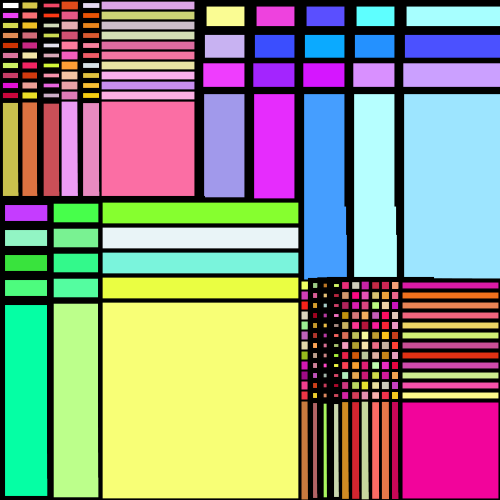
Frame 1 (no input)
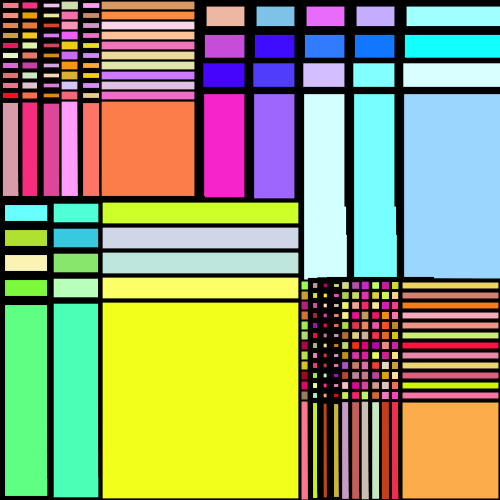
Frame 60 (the mouse pressed at the canvas centre just before this capture)
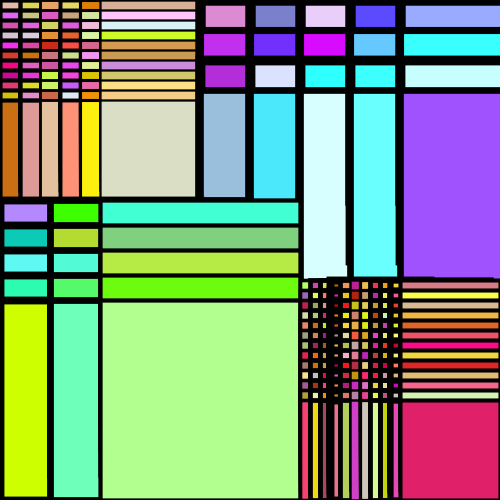
Frame 120 (the mouse held since frame 60 and released just before this capture)

The Processing sketch that drew these frames (run headless with seeded random() and noise(); from frame 60 on, the mouse is pressed at the canvas centre):

// Processing sketch: processing_87280
// ── processing_87280.pde

float noiseScale=0.05;


void setup(){
size(500, 500);
  frameRate(5);
  smooth();
}

void draw (){
    background(255);
    rect1();
    rect2();
    rect3();
    rect4();
}

void rect1(){

for (int x = 0; x <= 100; x += 20) {
  for (int y = 0; y <= 100; y += 10) {
     float noiseVal = noise((mouseX+x)*noiseScale, 
                            mouseY*noiseScale);
    strokeWeight(noiseVal*8);
    rect(x,y,100,100);
    fill(random(200,256),random(x,255),random(0,255));
  

}}
}

void rect2(){

for (int a = 200; a <= 400; a += 50) {
  for (int b = 0; b <= 100; b += 30) {
    float noiseVal = noise((mouseX+b)*noiseScale, 
                            mouseY*noiseScale);
    strokeWeight(noiseVal*20);
    rect(a,b,200,200);
    fill(random(b,256),random(0,a),random(a,256));
}}
}
void rect3(){

for (int a = 0; a <= 100; a += 50) {
  for (int b = 200; b <= 300; b += 25) {
        float noiseVal = noise((mouseX+a)*noiseScale, 
                            mouseY*noiseScale);
    strokeWeight(noiseVal*15);
    rect(a,b,200,200);
   fill(random(a,256),random(b,256),random(0,256));
}}
}

void rect4(){

for (int a = 300; a <= 400; a += 10) {
  for (int b = 280; b <= 400; b += 10) {
        float noiseVal = noise((mouseX+a)*noiseScale, 
                            mouseY*noiseScale);
    strokeWeight(noiseVal*10);
    rect(a,b,100,100);
    fill(random(a/2,256),random(0,255),random(10,200));
}}
}
